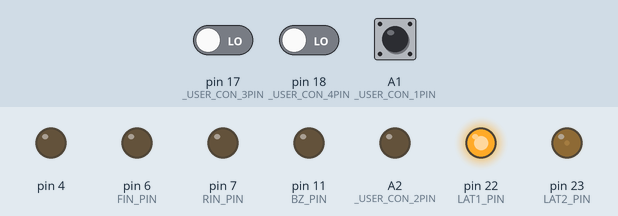
This sketch was run on a simulated Arduino Leonardo, built with avr-gcc and run on an emulated ATmega32U4. Parts: output pins drawn as LEDs (lit = HIGH). Dashed ring = blinking. Inputs (shaded band) come from the test bench; at power-on: A1 (_USER_CON_1PIN) HIGH, pin 17 (_USER_CON_3PIN) LOW, pin 18 (_USER_CON_4PIN) LOW.

Above: at 1.2 s.
1.3 s: A1 (_USER_CON_1PIN) driven LOW
At 2.5 s:
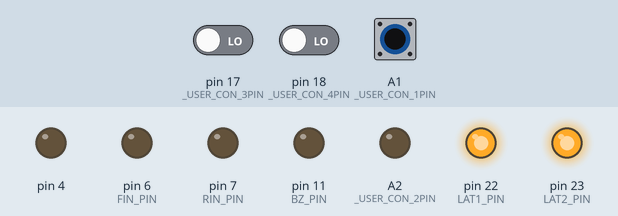
2.8 s: A1 (_USER_CON_1PIN) driven HIGH
At 4.0 s:
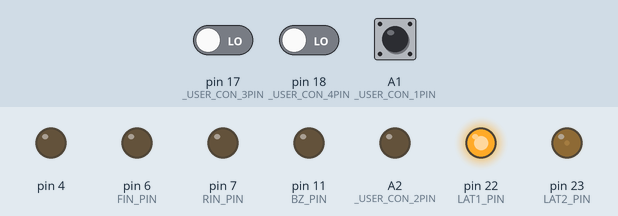
4.3 s: A1 (_USER_CON_1PIN) pulsed LOW 2 times (0.12 s each, 0.3 s apart)
At 4.63 s:
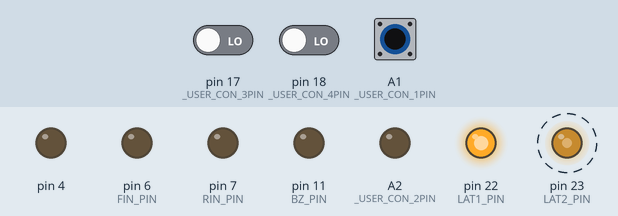
Timing chart, 0 to 7.3 s (numbered marks = the images above; inputs shaded):
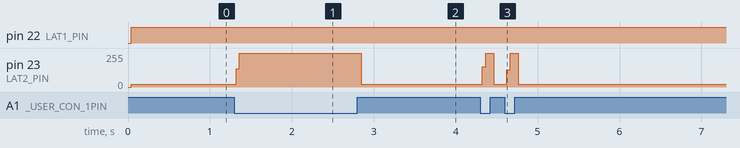

The sketch:

kadai4.ino
```cpp
// 18:27

#define USE_TIMER3_ISR
#include "mono_con.h"

int tsw, sw, ph;
int presw, preph;
bool swps = false, phps = false;

int dp[2] = { 0, 0 };

word in, tc;

typedef enum {
	TENMETU,
	KENSYUTU,
	BLINK
} Status;
Status st = TENMETU, prest = TENMETU;

void onedisp(int n[2], bool l, bool force = false) {
	static int pren[2] = { 10, 10 };
	if (memcmp(n, pren, sizeof(pren)) != 0 || force) {
		memcpy(pren, n, sizeof(pren));
		if (l) disp(num[n[0]], 0x00);
		else disp(0x00, num[n[1]]);
	}
}

ISR(TIMER3_COMPA_vect) {
	if (in++ > 5) {
		in = 0;

		tsw = digitalRead(_USER_CON_5PIN);
		sw = digitalRead(_USER_CON_4PIN);
		ph = digitalRead(_USER_CON_3PIN);

		if (st == TENMETU && sw == LOW && presw == HIGH) swps = true;
		if (st == KENSYUTU && ph == HIGH && preph == LOW) phps = true;

		presw = sw;
		preph = ph;
	}

	if (st == BLINK) tc++;
}

void setup() {
	config_init();
	serial_init();
	disp(num[0], num[10]);

	tsw = digitalRead(_USER_CON_5PIN);
	sw = presw = digitalRead(_USER_CON_4PIN);
	ph = digitalRead(_USER_CON_3PIN);
}

void loop() {
	if (tsw == LOW) st = TENMETU;
	else if (st == BLINK) st = BLINK;
	else st = KENSYUTU;

	switch (st) {
	case TENMETU:
		if (st != prest) {
			prest = st;
			onedisp(dp, true, true);
			lm.color.GBR = B000;
			led_stepmotor(lm.b8);
		}

		if (swps) {
			swps = false;
			if (++dp[0] > 9) dp[0] = 0;
		}

		onedisp(dp, true);
		break;
	case KENSYUTU:
		if (st != prest) {
			prest = st;
			onedisp(dp, false, true);
			lm.color.GBR = B000;
			led_stepmotor(lm.b8);
		}

		if (phps) {
			phps = false;
			if (++dp[1] > 9) dp[1] = 0;
		}

		if (dp[0] == dp[1]) st = BLINK;

		onedisp(dp, false);
		break;
	case BLINK:
		if (st != prest) {
			prest = st;
			tc = 0;
			lm.color.GBR = B111;
		}

		if (tc > 500) {
			tc = 0;
			lm.color.GBR ^= B111;
		}

		led_stepmotor(lm.b8);
		break;
	}
}
```

mono_con.h
```cpp
//===================================================================================================================
//
//  高校生ものづくりコンテスト2026岡山県大会用 ArduinoShield
//
//    出力回路: 百エディケーション製
//    https://hyakuedu.wordpress.com/
//
//    CPU Board: Arduino MEGA 2560 R3
//                                     2026/01/08 OKAKO
//
//===================================================================================================================
#ifndef _MONO_CON_2026_H
#define _MONO_CON_2026_H

//--- Arduino  ATmega2560 Input
#define _USER_CON_1PIN A1
#define _USER_CON_2PIN A2
#define _USER_CON_3PIN 17
#define _USER_CON_4PIN 18
#define _USER_CON_5PIN 19
#define _USER_CON_6PIN 40
#define _USER_CON_7PIN 42
#define _USER_CON_8PIN 20 //GND

//--- OKAKO_Shield_CN2
#define BOARD_SW_PIN 26
#define BZ_PIN 11
#define FIN_PIN 6
#define RIN_PIN 7
#define LAT2_PIN 23
#define LAT1_PIN 22
#define SCK_PIN 24
#define SDI_PIN 25

//--- セグメントLED 0-9,blank
const int num[11] = { 0x3f, 0x06, 0x5b, 0x4f, 0x66,  //0, 1, 2, 3, 4
                      0x6d, 0x7d, 0x27, 0x7f, 0x6f,  //5, 6, 7, 8, 9
                      0x00 };                        //blank

//--- レジスタ初期設定
void config_init(void) {
  pinMode(_USER_CON_1PIN, INPUT);
  pinMode(_USER_CON_2PIN, INPUT);
  pinMode(_USER_CON_3PIN, INPUT);
  pinMode(_USER_CON_4PIN, INPUT);
  pinMode(_USER_CON_5PIN, INPUT);
  pinMode(_USER_CON_6PIN, INPUT);
  pinMode(_USER_CON_7PIN, INPUT);

  pinMode(_USER_CON_8PIN, OUTPUT);
  digitalWrite(_USER_CON_8PIN, LOW); //IN_D4をGND設定

  pinMode(BOARD_SW_PIN, INPUT);
  pinMode(BZ_PIN, OUTPUT);
  pinMode(RIN_PIN, OUTPUT);
  pinMode(FIN_PIN, OUTPUT);
  pinMode(LAT1_PIN, OUTPUT);
  pinMode(LAT2_PIN, OUTPUT);
  pinMode(SCK_PIN, OUTPUT);
  pinMode(SDI_PIN, OUTPUT);

  ////////// DCモータ制御用PWM信号生成用のタイマ(Timer4)の周波数を31.37KHzに変更 //////////
  TCCR4B = (TCCR4B & 0b11111000) | 0x01;

#ifdef USE_TIMER3_ISR
  ////////// 1ms割り込み用のタイマ(Timer3)の初期化 //////////
  TCCR3A = 0;
  TCCR3B = 0x0b;
  // OCR3A = 124;
  OCR3A = 249;
  TIMSK3 = 2;
#endif
}

//--- 構造体宣言bitset
struct bitset {
  int SDI : 1;   // bit0 シリアルデータ
  int SCK : 1;   // bit1 シリアルクロック
  int LAT1 : 1;  // bit2 7seg LED 系ラッチ
  int LAT2 : 1;  // bit3 フルカラーLED,step モータ系ラッチ
  int DCM : 2;   // bit4,5 DC モータの動作モード
  int BZ : 1;    // bit6 圧電スピーカ
  int TSW : 1;   // bit7 タクトスイッチ入力
};
struct bitset RC;  // 構造体変数

//--- 共用体宣言lm (LED & step Motor)
union {
  struct {               //--- 構造体宣言，bit というグループ名
    int SM : 4;   // bit0 ～ bit3 ステッピングモータ励磁信号
    int R : 1;    // bit4 フルカラーLED，赤色
    int B : 1;    // bit5 フルカラーLED，青色
    int G : 1;    // bit6 フルカラーLED，緑色
    int res : 1;  // bit7 未使用
  } bit;          // bit アクセス名
  struct {
    int SM : 4;
    int GBR : 3;  // フルカラーLED, カラーコードを3bitで指定
    int res : 1;
  } color;  // GBRを3ビットアクセス名
  int b8;   // byte アクセス名
} lm;       // 共用体変数名

//--- U1,U2,U3初期化
void serial_init(void) {
  // U1, U2
  digitalWrite(LAT1_PIN, LOW);
  shiftOut(SDI_PIN, SCK_PIN, MSBFIRST, 0x00);
  shiftOut(SDI_PIN, SCK_PIN, MSBFIRST, 0x00);
  digitalWrite(LAT1_PIN, HIGH);

  // U3
  digitalWrite(LAT2_PIN, LOW);
  shiftOut(SDI_PIN, SCK_PIN, MSBFIRST, 0x00);
  digitalWrite(LAT2_PIN, HIGH);
}

//--- 2桁7セグメントLEDの表示関数
void disp(char leftPat, char rightPat) {
  digitalWrite(LAT1_PIN, LOW);
  shiftOut(SDI_PIN, SCK_PIN, MSBFIRST, leftPat);
  shiftOut(SDI_PIN, SCK_PIN, MSBFIRST, rightPat);
  digitalWrite(LAT1_PIN, HIGH);
}

//--- ステッピングモータの初期設定関数
int stepm_init(int n) {
  int spm[5] = { 0x9,     // A
                 0xc,     // B
                 0x6,     // nA
                 0x3,     // nB
                 0x00 };  // Stop

  return spm[n];
}

//--- フルカラーLEDとステッピングモータの動作制御関数
void led_stepmotor(char n) {
  digitalWrite(LAT2_PIN, LOW);
  shiftOut(SDI_PIN, SCK_PIN, MSBFIRST, n);
  digitalWrite(LAT2_PIN, HIGH);
}

#endif
```

Measured:
- after the input at 1.3 s, pin 23 (LAT2_PIN): 21/255 → 255/255 at once
- after the input at 2.8 s, pin 23 (LAT2_PIN): 255/255 → 21/255 after 0.05 s
- after the input at 4.3 s, pin 23 (LAT2_PIN): alternates 255/255 for 0.14 s and 21/255 for 0.16 s, 4 changes in all, then stays 21/255, starting at once
